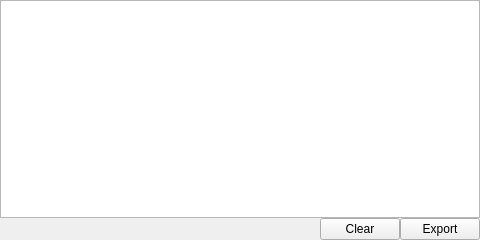
<?xml version="1.0" encoding="UTF-8"?>
<ui version="4.0">
 <class>InformationDisplayEmbeddedWidget</class>
 <widget class="QWidget" name="InformationDisplayEmbeddedWidget">
  <property name="geometry">
   <rect>
    <x>0</x>
    <y>0</y>
    <width>480</width>
    <height>240</height>
   </rect>
  </property>
  <property name="windowTitle">
   <string>Form</string>
  </property>
  <layout class="QVBoxLayout" name="verticalLayout">
   <property name="spacing">
    <number>0</number>
   </property>
   <property name="leftMargin">
    <number>0</number>
   </property>
   <property name="topMargin">
    <number>0</number>
   </property>
   <property name="rightMargin">
    <number>0</number>
   </property>
   <property name="bottomMargin">
    <number>0</number>
   </property>
   <item>
    <widget class="QPlainTextEdit" name="mpPlainTextEdit"/>
   </item>
   <item>
    <layout class="QHBoxLayout" name="horizontalLayout_2">
     <item>
      <spacer name="horizontalSpacer">
       <property name="orientation">
        <enum>Qt::Horizontal</enum>
       </property>
       <property name="sizeHint" stdset="0">
        <size>
         <width>40</width>
         <height>20</height>
        </size>
       </property>
      </spacer>
     </item>
     <item>
      <widget class="QPushButton" name="mpClearButton">
       <property name="text">
        <string>Clear</string>
       </property>
      </widget>
     </item>
     <item>
      <widget class="QPushButton" name="mpExportButton">
       <property name="text">
        <string>Export</string>
       </property>
      </widget>
     </item>
    </layout>
   </item>
  </layout>
 </widget>
 <resources/>
 <connections/>
</ui>
